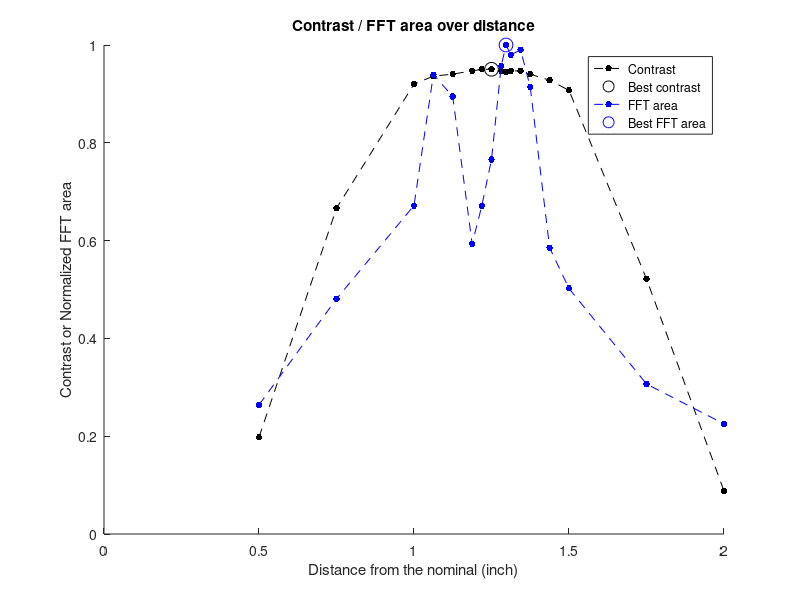

This chart was generated by the following MATLAB code:
%% Width 20
distance = [0.5,0.75,1.0,1+1/16,1+2/16,1+3/16,1+7/32,1+8/32,1+9/32,1+9.5/32,1+10/32,1+11/32,1+12/32,1+7/16,1+8/16,1.75,2.00];
contrast = [0.19799,0.66611,0.92,0.93624,0.9405,0.94702,0.95017,0.95033,0.94702,0.9438,0.94711,0.94719,0.9403,0.92799,0.90728,0.52174,0.087894];
fftarea = [1.4796,2.695,3.7637,5.2641,5.013,3.3249,3.7601,4.2912,5.3609,5.6031,5.4896,5.5493,5.121,3.2796,2.8132,1.719,1.2619];
fftarea_normalized = fftarea./max(fftarea);

figure(1); hold on;
plot(distance,contrast,'k--.','MarkerSize',15);
plot(distance(find(contrast==max(contrast))),max(contrast),'ko','MarkerSize',10); % Best point
plot(distance,fftarea_normalized,'b--.','MarkerSize',15);
plot(distance(find(fftarea_normalized==max(fftarea_normalized))),max(fftarea_normalized),'bo','MarkerSize',10); % Best point

title('Contrast / FFT area over distance')
xlabel('Distance from the nominal (inch)')
ylabel('Contrast or Normalized FFT area')
legend('Contrast','Best contrast','FFT area','Best FFT area')

% figure(3); hold on;
% plot(contrast,fftarea_normalized,'k--.','MarkerSize',15);
% title('Contrast vs. FFT area')
% xlabel('Contrast')
% ylabel('Normalized FFT area')
% legend('All data')

%% Raw Data (as of 0616) - Width 50
% Nominal=2.6582
% 0.5inch=3.0357
% 0.75inch=4.272
% 1-inch =3.6342
% 1.25-inch = 6.05430
% 1.5-inch=3.6289 (0.97701 contrast)
% 2-inch=4.8405 (0.95025)
% 
% %% Raw Data (as of 0616) - Width 20
% 
% 0.5-inch=1.4796 (0.19799)
% 0.75-inch = 2.695 (0.66611)
% 
% 1.0-inch = 3.7637 (0.92)
% % 1.0-inch_2nd = 3.6743 (0.92053)
% 1 1/16 = 5.2641 (0.93624) 
% 1 2/16 = 5.013 (0.9405)
% 1 3/16 = 3.3249 (0.94702)
% % 1 3/16 = 3.4485 (0.94745)
% 1 7/32 = 3.7601 (0.95017)
% 1 8/32 = 4.2912 (0.95033)
% % 1 4/16 = 4.77 (0.94719)
% % 1.25-inch = 5.0002 (0.94745)
% 
% ***Final position*** (as of June 16)
% 1 9/32 = 5.3609 (0.94702)
% % 1 9/32 = 5.1131 (0.9509)
% % 1 9/32 = 5.4034 (0.94702)
% % 1 9/32 = 5.4013 (0.94719)
% 
% 1 9.5/32 = 5.6031 (0.9438)/ 5.5986 (0.94702)
% 1 10/32 = 5.4896 (0.94711) 
% % 1 5/16 = 5.6455 (0.94684)
% 1 11/32 = 5.5493 (0.94719)
% 1 12/32 = 5.121 (0.9403)
% % 1 6/16 = 5.0404 (0.94)
% 1 7/16 = 3.2796 (0.92799)
% 1 8/16 = 2.8132 (0.90728)
% % 1.5-incn = 3.1738 (0.90713)
% 1.75-incn=1.719 (0.52174)
% 2-inch=1.2619 (0.087894)
% 
% 
